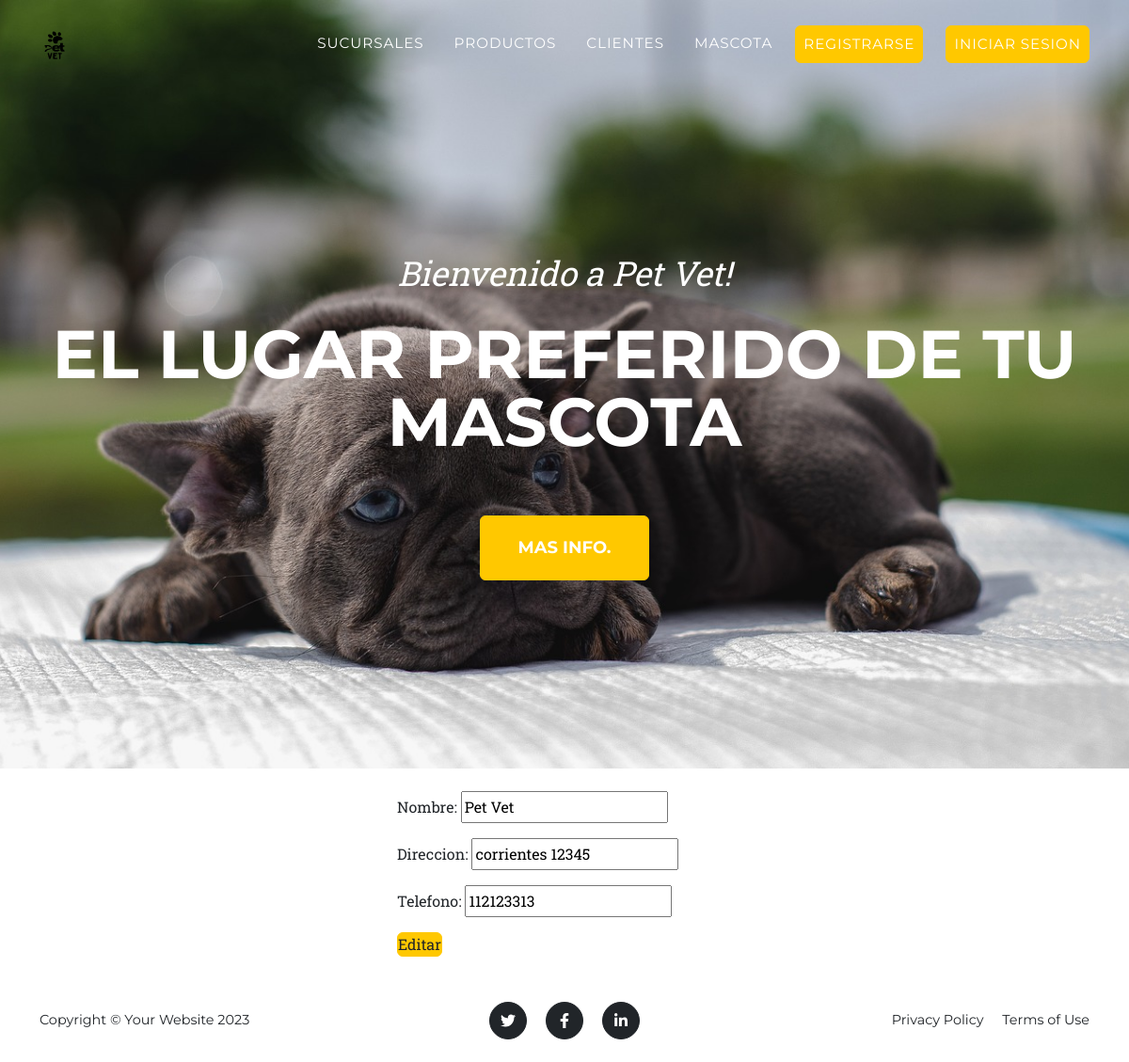
Page /editar-sucursal/1 on the earlier database version.
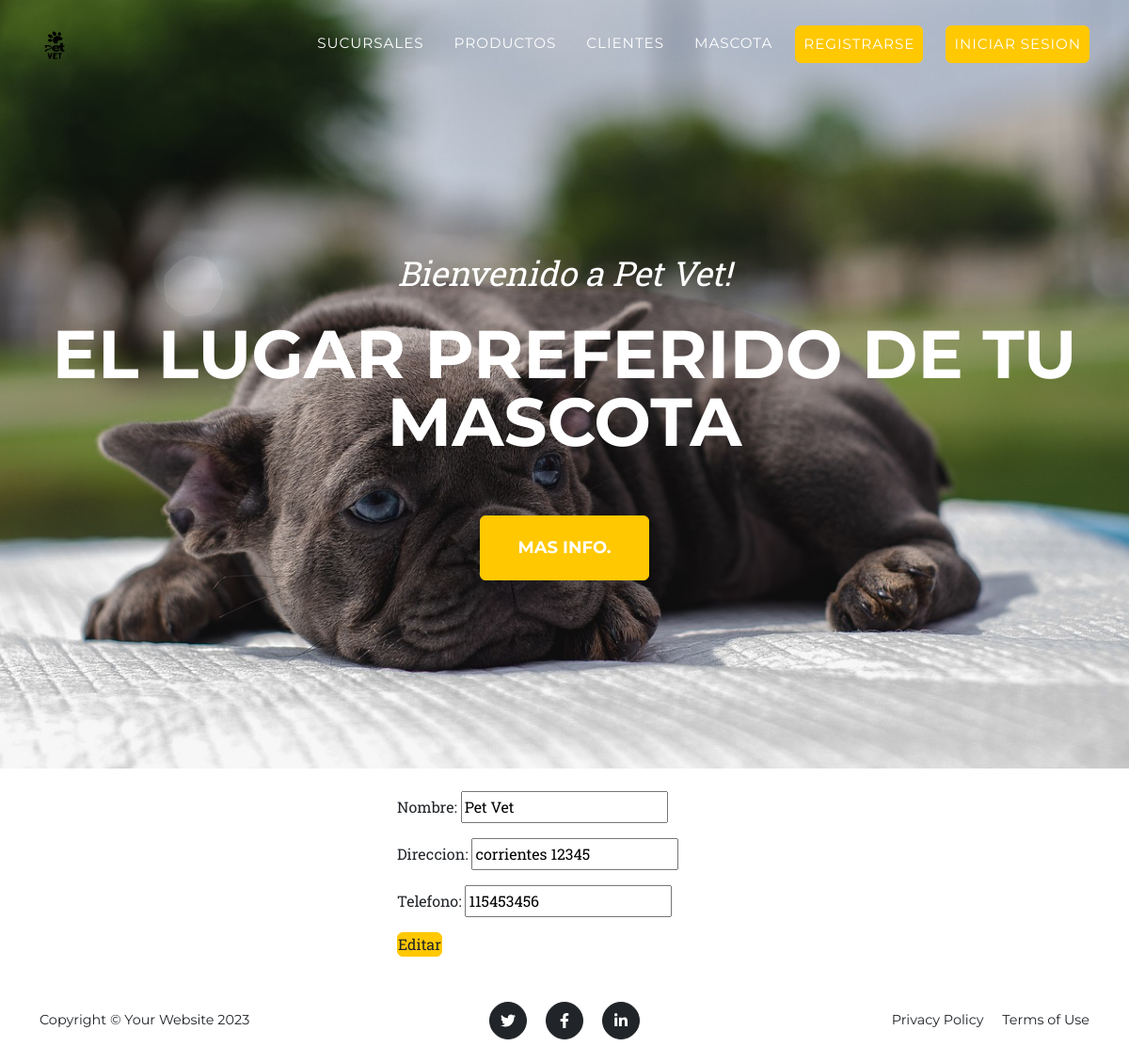
Same page on the later database version.
### app_vete/models.py (models this page shows, shortened)
class Sucursal(models.Model):
    nombre = models.CharField(max_length=100)
    direccion = models.CharField(max_length=255)
    telefono = models.CharField(max_length=20)

### app_vete/views.py (the view)
# urls.py: path('editar-sucursal/<int:id>', views.editar_sucursal, name = "editar-sucursal"),
def editar_sucursal(request, id):
    sucursal = Sucursal.objects.get(id=id)
    if request.method == "POST":
        sucursal_form = SucursalFormulario(request.POST)
        if sucursal_form.is_valid():
            info_limpia = sucursal_form.cleaned_data
            sucursal.nombre = info_limpia["nombre"]
            sucursal.direccion = info_limpia["direccion"]
            sucursal.telefono = info_limpia["telefono"]
            sucursal.save()
        return redirect("sucursal")
    else:
        sucursal = Sucursal.objects.get(id=id)
        sucursal_form = SucursalFormulario(initial={"nombre": sucursal.nombre, "direccion": sucursal.direccion , "telefono": sucursal.telefono})
    return render(request, "app_vete/forms/editar-sucursal.html", {"sucursal_form": sucursal_form})

### app_vete/forms.py
class SucursalFormulario(forms.Form):
    nombre = forms.CharField(max_length=100)
    direccion = forms.CharField(max_length=255)
    telefono = forms.CharField(max_length=20)

### app_vete/templates/app_vete/forms/editar-sucursal.html (shortened to what this page needs)
{% extends "app_vete/base.html" %}
{% load static %}
{% block content %}
<div class="container my-4">
    <div class="row justify-content-center">
        <div class="col-4">
            <form method="post">
                {{ sucursal_form.as_p }}
                <button class="nav-link btn btn-primary" type="submit">Editar</button>
            </form>
        </div>
    </div>
</div>
{% endblock %}

Differences in the rows shown:
changed Sucursal "Pet Vet": telefono "112123313" → "115453456"
